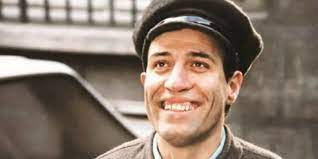
#> input picture 5-Effect/saban.jpg, 318 x 159 px
$ python effect.py
#> lines starting #> are read from the running program, lines starting #| are printed output that depends on the picture
import cv2
import numpy as np

kemalsunal1 = cv2.imread("saban.jpg")
#> kemalsunal1 is the input picture: shape (159, 318, 3); mean B, G, R 107.2, 119.7, 136.9

kemalsunal1[:,:,0]=255
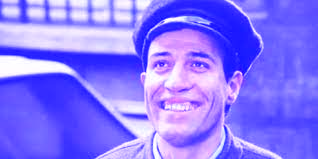
#> kemalsunal1: shape (159, 318, 3); mean B, G, R 255, 119.7, 136.9

cv2.imshow("SABAN_BLUE",kemalsunal1)

"""
3.parametre BGR kısmıdır. Ve BGR kısmına 0 dediğimizde B (Blue) kısmı aktifleşir.
Resme 255 tonunda mavi bir efekt ekledik.
"""

kemalsunal2 = cv2.imread("saban.jpg")
kemalsunal2[:,:,1]=255
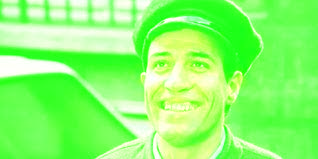
#> kemalsunal2: shape (159, 318, 3); mean B, G, R 107.2, 255, 136.9

cv2.imshow("SABAN_GREEN",kemalsunal2)

"""
3.parametreye 1 dediğimiz için BGR 'ın green kısmını ifade etmiş olduk.
Bu durumda resme 255 tonunda yeşil bir efekt vermiş olucaz.
"""

kemalsunal3 = cv2.imread("saban.jpg")
kemalsunal3[:,:,2]=255
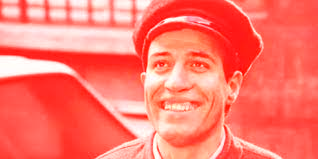
#> kemalsunal3: shape (159, 318, 3); mean B, G, R 107.2, 119.7, 255

cv2.imshow("SABAN_RED",kemalsunal3)

"""
3.parametreye 2 dediğimiz için BGR 'ın red kısmını ifade etmiş olduk.
Bu durumda resme 255 tonunda kırmızı bir efekt vermiş olucaz.
"""

cv2.waitKey(0)
#> (the run stopped early here; a loop or call above may not have finished)
